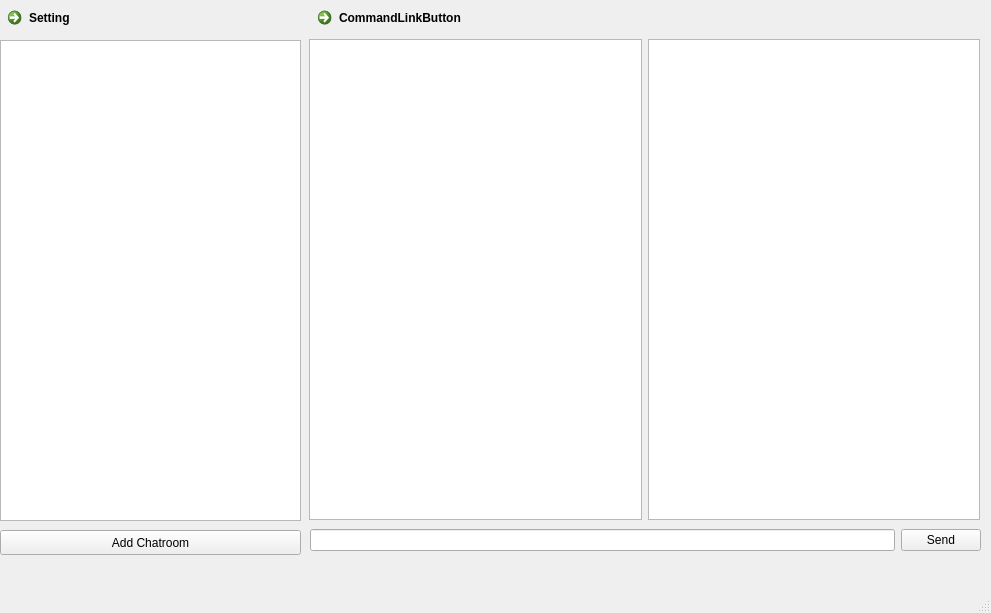
<?xml version="1.0" encoding="UTF-8"?>
<ui version="4.0">
 <class>MainPage</class>
 <widget class="QMainWindow" name="MainPage">
  <property name="geometry">
   <rect>
    <x>0</x>
    <y>0</y>
    <width>991</width>
    <height>613</height>
   </rect>
  </property>
  <property name="windowTitle">
   <string>MainWindow</string>
  </property>
  <widget class="QWidget" name="centralwidget">
   <widget class="QWidget" name="verticalLayoutWidget">
    <property name="geometry">
     <rect>
      <x>0</x>
      <y>40</y>
      <width>301</width>
      <height>481</height>
     </rect>
    </property>
    <layout class="QVBoxLayout" name="chatroomsLayout">
     <item>
      <widget class="QListWidget" name="Chatrooms_listwidget"/>
     </item>
    </layout>
   </widget>
   <widget class="QWidget" name="horizontalLayoutWidget">
    <property name="geometry">
     <rect>
      <x>309</x>
      <y>39</y>
      <width>671</width>
      <height>481</height>
     </rect>
    </property>
    <layout class="QHBoxLayout" name="horizontalLayout">
     <item>
      <widget class="QListWidget" name="chatlistofownWidget"/>
     </item>
     <item>
      <widget class="QListWidget" name="chatlistofsenderWidget"/>
     </item>
    </layout>
   </widget>
   <widget class="QWidget" name="horizontalLayoutWidget_2">
    <property name="geometry">
     <rect>
      <x>310</x>
      <y>520</y>
      <width>671</width>
      <height>41</height>
     </rect>
    </property>
    <layout class="QHBoxLayout" name="horizontalLayout_2">
     <item>
      <widget class="QLineEdit" name="textmassageEdit"/>
     </item>
     <item>
      <widget class="QPushButton" name="sendButton">
       <property name="text">
        <string>Send</string>
       </property>
      </widget>
     </item>
    </layout>
   </widget>
   <widget class="QWidget" name="horizontalLayoutWidget_3">
    <property name="geometry">
     <rect>
      <x>310</x>
      <y>0</y>
      <width>671</width>
      <height>40</height>
     </rect>
    </property>
    <layout class="QHBoxLayout" name="horizontalLayout_3">
     <item>
      <widget class="QCommandLinkButton" name="profileLinkButton">
       <property name="text">
        <string>CommandLinkButton</string>
       </property>
      </widget>
     </item>
    </layout>
   </widget>
   <widget class="QPushButton" name="AddChatroomButton">
    <property name="geometry">
     <rect>
      <x>0</x>
      <y>530</y>
      <width>301</width>
      <height>25</height>
     </rect>
    </property>
    <property name="text">
     <string>Add Chatroom</string>
    </property>
   </widget>
   <widget class="QCommandLinkButton" name="settingButton">
    <property name="geometry">
     <rect>
      <x>0</x>
      <y>0</y>
      <width>301</width>
      <height>41</height>
     </rect>
    </property>
    <property name="contextMenuPolicy">
     <enum>Qt::DefaultContextMenu</enum>
    </property>
    <property name="text">
     <string>Setting</string>
    </property>
   </widget>
  </widget>
  <widget class="QMenuBar" name="menubar">
   <property name="geometry">
    <rect>
     <x>0</x>
     <y>0</y>
     <width>991</width>
     <height>25</height>
    </rect>
   </property>
  </widget>
  <widget class="QStatusBar" name="statusbar"/>
 </widget>
 <resources/>
 <connections/>
</ui>
